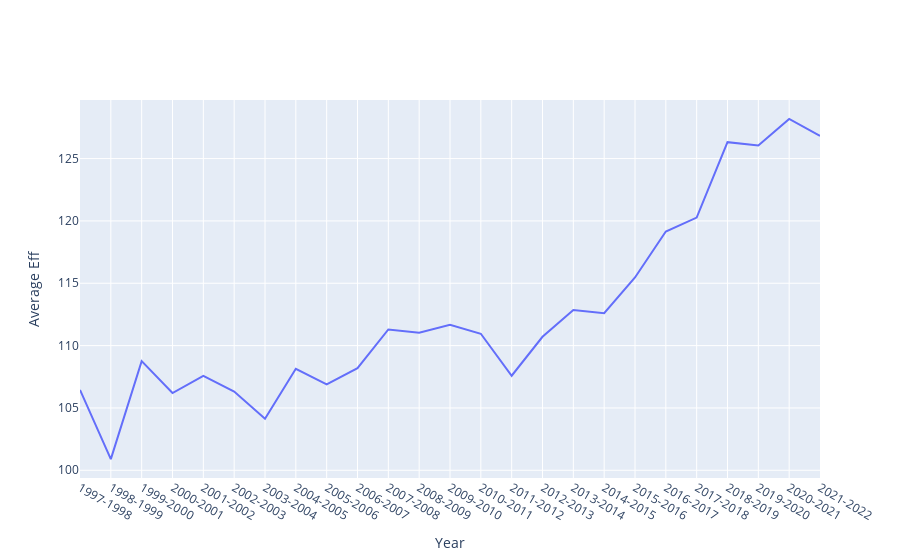

Notebook source saved alongside this figure:
### Code cell
fig = go.Figure()
fig.add_trace(go.Scatter(x = df1['Year'], y = df1['Eff'], name='League'))
fig = fig.update_layout(xaxis_title='Year', yaxis_title='Average Eff')
fig

### Figure 1 — Plotly figure (JSON) as saved in the notebook; plotly's stock layout.template omitted (floating-point values rounded to 4 significant figures)
{"data": [{"name": "League", "type": "scatter", "x": ["1997-1998", "1998-1999", "1999-2000", "2000-2001", "2001-2002", "2002-2003", "2003-2004", "2004-2005", "2005-2006", "2006-2007", "2007-2008", "2008-2009", "2009-2010", "2010-2011", "2011-2012", "2012-2013", "2013-2014", "2014-2015", "2015-2016", "2016-2017", "2017-2018", "2018-2019", "2019-2020", "2020-2021", "2021-2022"], "y": [106.4, 100.9, 108.8, 106.2, 107.6, 106.3, 104.1, 108.1, 106.9, 108.2, 111.3, 111.0, 111.7, 110.9, 107.6, 110.7, 112.9, 112.6, 115.5, 119.1, 120.3, 126.3, 126.1, 128.2, 126.8]}], "layout": {"xaxis": {"title": {"text": "Year"}}, "yaxis": {"title": {"text": "Average Eff"}}}}
